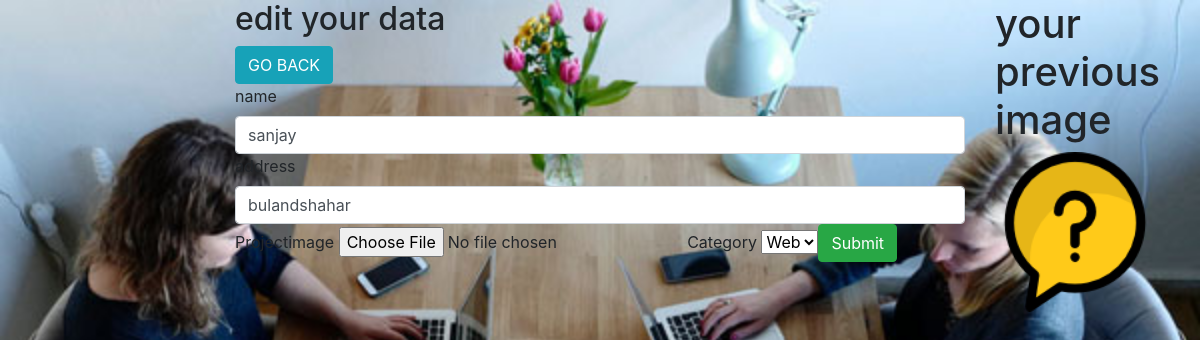
The page /edit.php?edit=1 (signed in) on the database its author committed.
### tables this page shows
CREATE TABLE `data` (
  `id` int(11) NOT NULL,
  `name` varchar(255) NOT NULL,
  `address` varchar(255) NOT NULL,
  `category` varchar(255) NOT NULL,
  `newname` varchar(255) NOT NULL,
  `status` int(2) NOT NULL
);

### edit.php (the view, shortened to what this page needs)
<?php
include('connection.php');
include('top.php');
if(isset($_SESSION['username']) or isset($_COOKIE['username']))
{
if(isset($_GET['edit']))
{
    $ID=$_GET['edit'];
    $query=mysqli_query($con,"select * from data where ID='$ID' ") or die(mysqli_error($con));
    $data= mysqli_fetch_assoc($query);
    ?>
    <div class="container">
        <div class="row">
            <div class="col-md-2">
                </div>
                <div class="col-md-8">
                    <h2>edit your data</h2>
                    <a href="dashboard.php" class="btn btn-info">GO BACK</a>
                    <form action="" method="post" enctype="multipart/form-data">
                <label for="">name</label>
                <input type="text" name="name" class="form-control" value="<?php echo $data['name'];?>">
                <label for="">address</label>
                <input type="text" name="address" class="form-control" value="<?php echo $data['address'];?>">
                <label for="">Projectimage</label>
                <input type="file" name="projectimage" >
                <label for="">Category</label>
                <select name="category" id="">
                          <option value="Website"<?php  if($data['category']=="Web")
    {
        echo "checked";
    }
       ?>
        >Web</option>
                    <input type="submit" name="submit"  class="btn btn-success"></select>
                    </form>
</div>
<div class="col-md-2">
  <h1>your previous image</h1>
<img class="img-fluid" src="image/<?php echo $data['newname']; ?>" alt="" height="100px" width="100%">
</div>
        </div>
</div>
       <?php
}
}else{
    header("location:index.php");
}
?>

### top.php (style rules this page uses)
body { background-image:url(image/5d5f6c9c8353bimg1.jpg); background-repeat: no-repeat; background-size: cover; }

### rows shown on the page
data: name "sanjay", address "bulandshahar", newname (picture)
